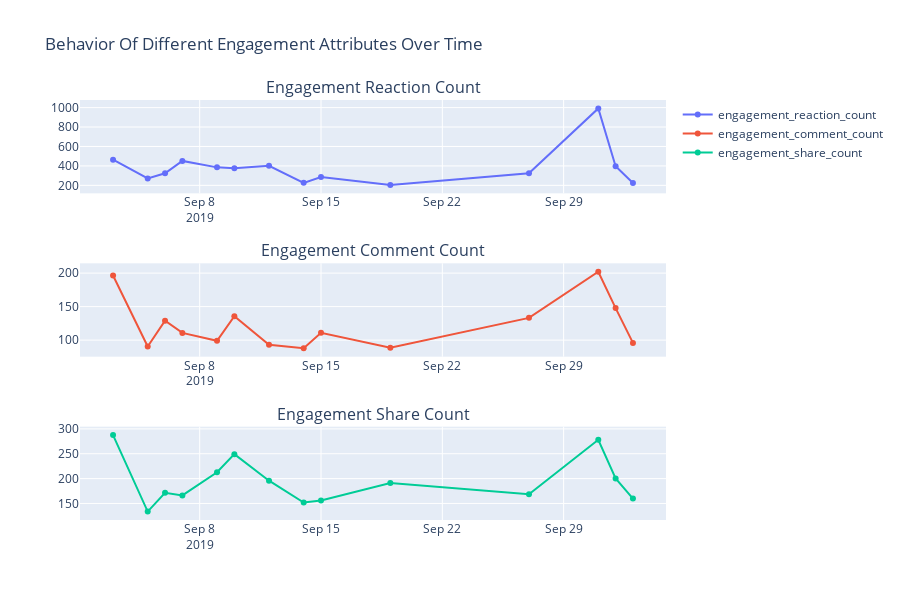

The notebook cell saved with this chart:
### Code cell
# This function is from the following website: https://www.kaggle.com/code/thomaskonstantin/exploring-and-modeling-internet-news-data/notebook

fig = make_subplots(rows=3, cols=1, subplot_titles=('Engagement Reaction Count','Engagement Comment Count','Engagement Share Count'))

b_date_mean = df.copy()
b_date_mean.published_at = pd.to_datetime(b_date_mean.published_at).dt.normalize()
b_date_mean = b_date_mean.groupby(by='published_at').mean().reset_index()

fig.add_trace(
go.Scatter(x=b_date_mean.published_at, y=b_date_mean.engagement_reaction_count,name='engagement_reaction_count'),
row=1, col=1)

fig.add_trace(
go.Scatter(x=b_date_mean.published_at, y=b_date_mean.engagement_comment_count,name='engagement_comment_count'),
row=2, col=1)

fig.add_trace(
go.Scatter(x=b_date_mean.published_at, y=b_date_mean.engagement_share_count,name='engagement_share_count'),
row=3, col=1)

fig.update_layout(height=600, width=900, title_text="Behavior Of Different Engagement Attributes Over Time")
fig.show()

### Figure 1 — Plotly figure (JSON) as saved in the notebook; plotly's stock layout.template omitted (floating-point values rounded to 4 significant figures)
{"data": [{"name": "engagement_reaction_count", "type": "scatter", "x": ["2019-09-03T00:00:00+00:00", "2019-09-05T00:00:00+00:00", "2019-09-06T00:00:00+00:00", "2019-09-07T00:00:00+00:00", "2019-09-09T00:00:00+00:00", "2019-09-10T00:00:00+00:00", "2019-09-12T00:00:00+00:00", "2019-09-14T00:00:00+00:00", "2019-09-15T00:00:00+00:00", "2019-09-19T00:00:00+00:00", "2019-09-27T00:00:00+00:00", "2019-10-01T00:00:00+00:00", "2019-10-02T00:00:00+00:00", "2019-10-03T00:00:00+00:00"], "xaxis": "x", "y": [464.4, 271.1, 324.8, 451.5, 385.0, 375.1, 401.0, 225.9, 284.9, 204.5, 325.1, 991.7, 397.1, 223.8], "yaxis": "y"}, {"name": "engagement_comment_count", "type": "scatter", "x": ["2019-09-03T00:00:00+00:00", "2019-09-05T00:00:00+00:00", "2019-09-06T00:00:00+00:00", "2019-09-07T00:00:00+00:00", "2019-09-09T00:00:00+00:00", "2019-09-10T00:00:00+00:00", "2019-09-12T00:00:00+00:00", "2019-09-14T00:00:00+00:00", "2019-09-15T00:00:00+00:00", "2019-09-19T00:00:00+00:00", "2019-09-27T00:00:00+00:00", "2019-10-01T00:00:00+00:00", "2019-10-02T00:00:00+00:00", "2019-10-03T00:00:00+00:00"], "xaxis": "x2", "y": [196.5, 90.54, 129.1, 110.8, 99.05, 135.7, 93.18, 87.86, 110.9, 88.64, 133.2, 202.0, 147.8, 95.87], "yaxis": "y2"}, {"name": "engagement_share_count", "type": "scatter", "x": ["2019-09-03T00:00:00+00:00", "2019-09-05T00:00:00+00:00", "2019-09-06T00:00:00+00:00", "2019-09-07T00:00:00+00:00", "2019-09-09T00:00:00+00:00", "2019-09-10T00:00:00+00:00", "2019-09-12T00:00:00+00:00", "2019-09-14T00:00:00+00:00", "2019-09-15T00:00:00+00:00", "2019-09-19T00:00:00+00:00", "2019-09-27T00:00:00+00:00", "2019-10-01T00:00:00+00:00", "2019-10-02T00:00:00+00:00", "2019-10-03T00:00:00+00:00"], "xaxis": "x3", "y": [287.5, 133.7, 171.4, 166.2, 212.6, 249.2, 195.7, 151.9, 156.0, 191.3, 168.4, 278.1, 200.2, 159.9], "yaxis": "y3"}], "layout": {"annotations": [{"font": {"size": 16}, "showarrow": false, "text": "Engagement Reaction Count", "x": 0.5, "xanchor": "center", "xref": "paper", "y": 1, "yanchor": "bottom", "yref": "paper"}, {"font": {"size": 16}, "showarrow": false, "text": "Engagement Comment Count", "x": 0.5, "xanchor": "center", "xref": "paper", "y": 0.6111, "yanchor": "bottom", "yref": "paper"}, {"font": {"size": 16}, "showarrow": false, "text": "Engagement Share Count", "x": 0.5, "xanchor": "center", "xref": "paper", "y": 0.2222, "yanchor": "bottom", "yref": "paper"}], "height": 600, "title": {"text": "Behavior Of Different Engagement Attributes Over Time"}, "width": 900, "xaxis": {"anchor": "y", "domain": [0, 1]}, "xaxis2": {"anchor": "y2", "domain": [0, 1]}, "xaxis3": {"anchor": "y3", "domain": [0, 1]}, "yaxis": {"anchor": "x", "domain": [0.7778, 1]}, "yaxis2": {"anchor": "x2", "domain": [0.3889, 0.6111]}, "yaxis3": {"anchor": "x3", "domain": [0, 0.2222]}}}
